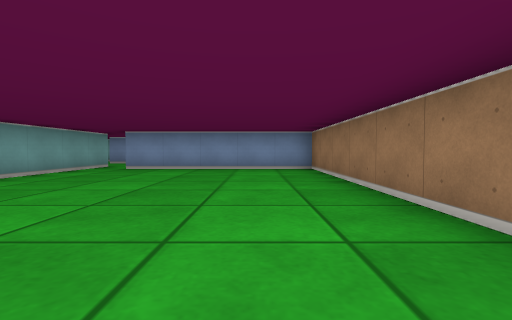
view 1 (above)

24 first-person views from a walk through a cub3D maze. The camera is about half as high as the walls, tilts 2° down and sees 85° across. The floor is counted in squares. Each view is taken from the middle of a square. On the plan, view 1 faces up. The plan holds only what a view shows up to about 9 squares ahead; the rest is blank.

view 2
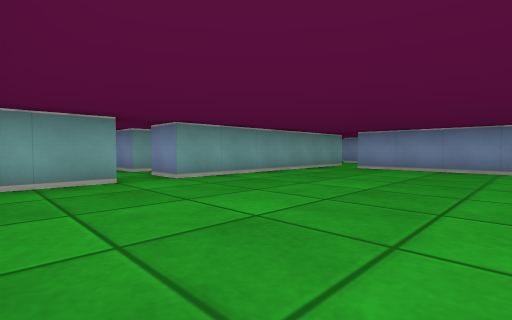

view 3
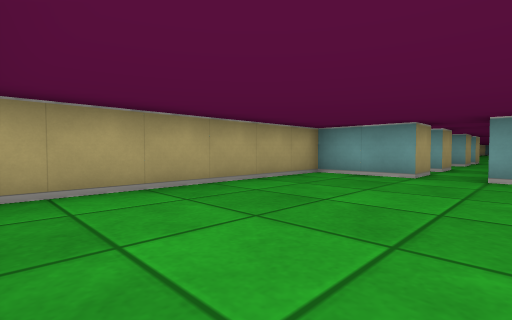

view 4
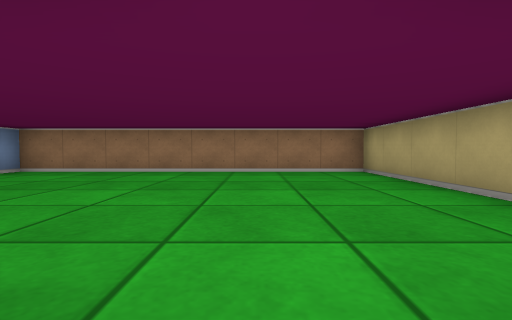

view 5
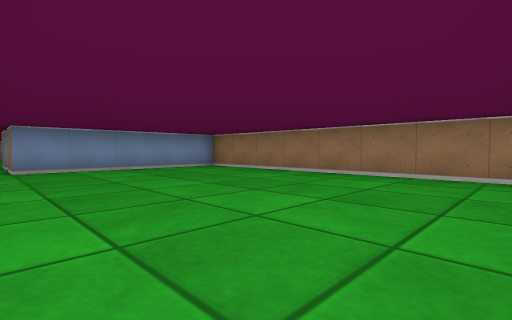

view 6
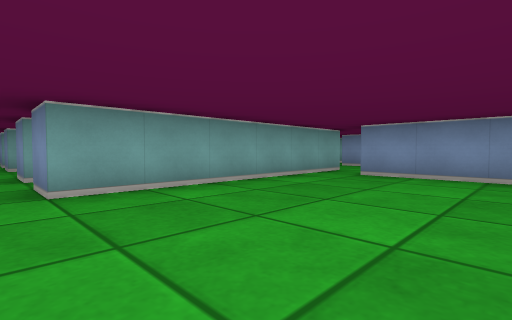

view 7
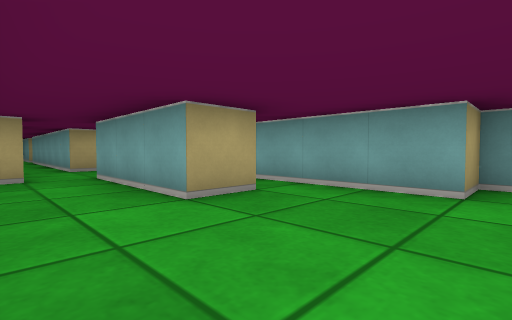

view 8
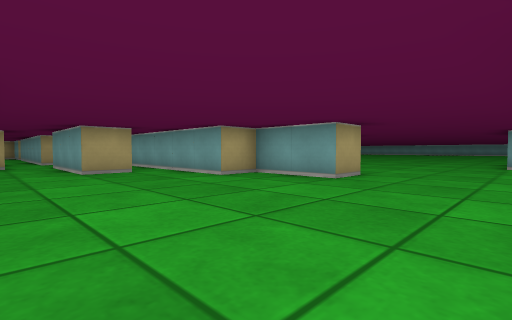

view 9
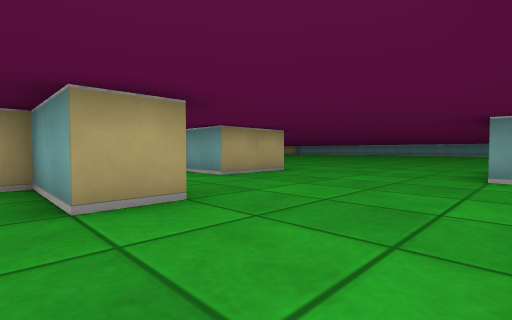

view 10
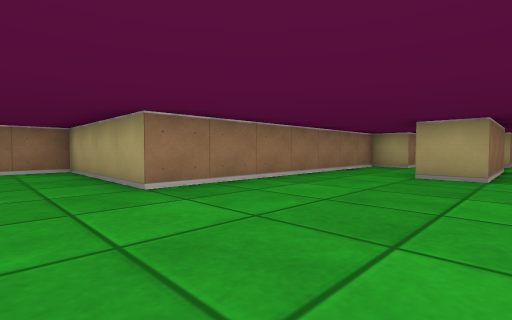

view 11
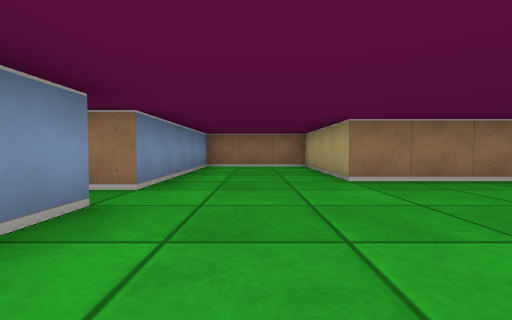

view 12
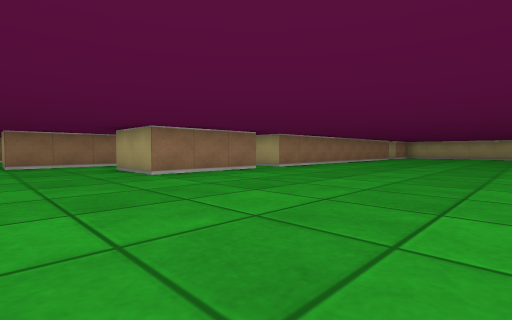

view 13
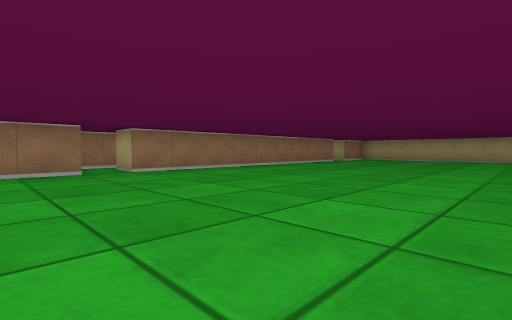

view 14
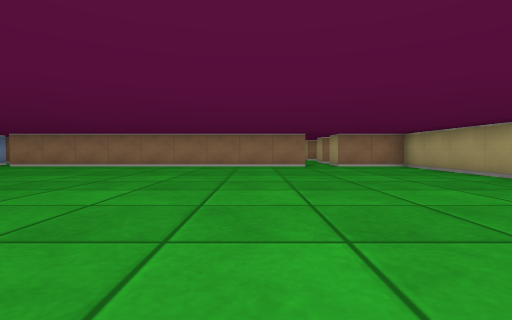

view 15
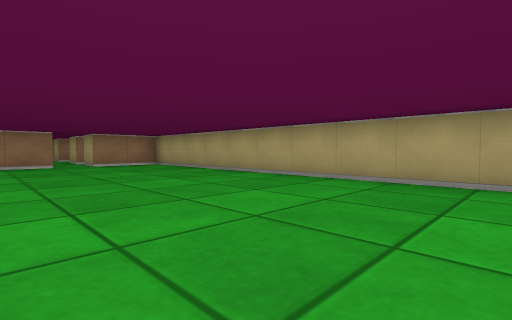

view 16
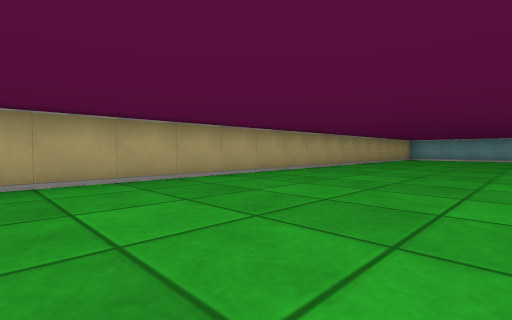

view 17
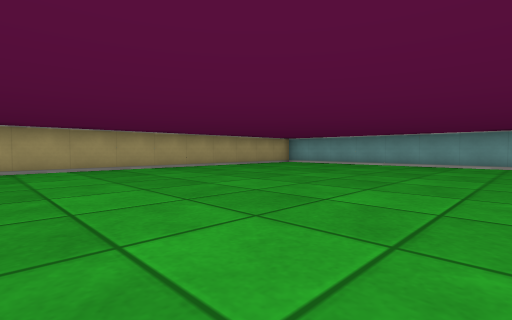

view 18
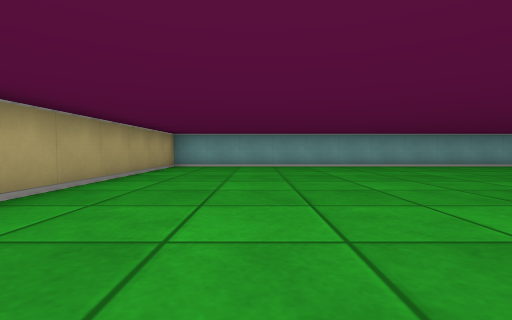

view 19
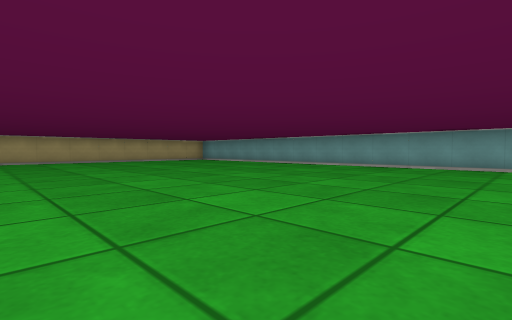

view 20
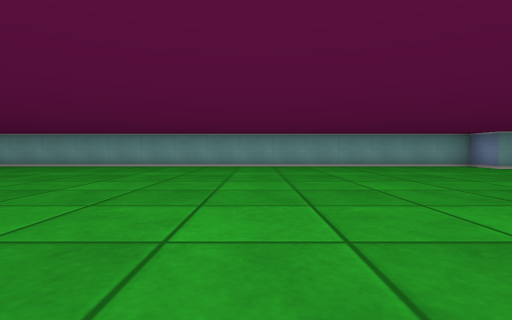

view 21
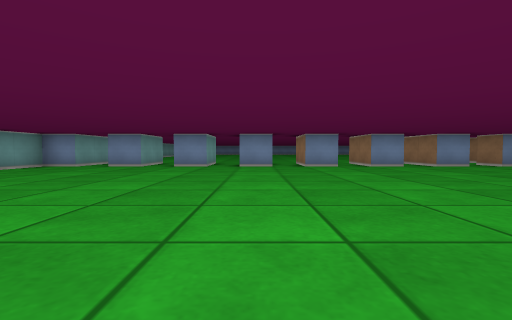

view 22
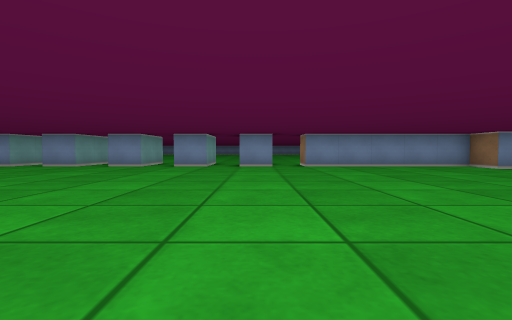

view 23
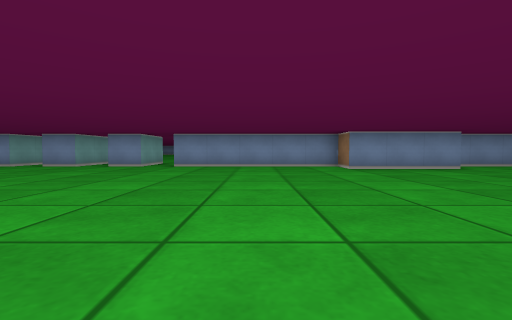

view 24
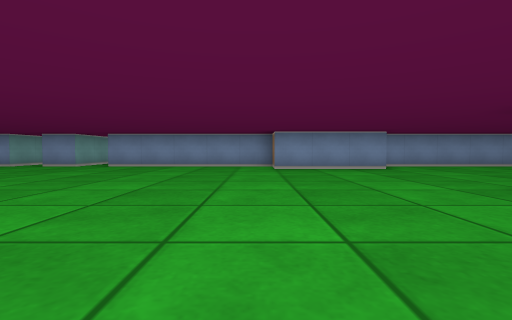

### Floor plan
Points are (right, up) in squares from view 1. A wall is a line through its corners. A room is listed if a view was taken in it or the views show most of it. See-through windows are left out.
Room 1 (views 1, 2, 3, 4, 5, 6)
walls: (-5.5, 1.5) (-4.5, 1.5) (-4.5, -0.5) (1.5, -0.5) (1.5, 7.5) (-3.5, 7.5) (-3.5, 8.5); (-4.5, 8.5) (-4.5, 2.5) (-5.5, 2.5)
ways out: opening at (-5, 2) to room 2; opening at (-4, 8)
Room 2 (views 7, 8, 9, 10, 11, 12, 13, 14, 15, 16, 17, 18, 19, 20, 21, 22, 23, 24)
walls: (-12.5, 12.4) (-12.5, 15.5) (-10.5, 15.5) (-10.5, 14.1); (-21.5, 20.5) (-22.5, 20.5); (-23.5, 20.5) (-24.5, 20.5); (-25.5, 20.5) (-26.5, 20.5); (-27.5, 20.5) (-28.5, 20.5); (-12.5, 2.5) (-12.5, 11.5); (-12.4, 19.5) (-15.5, 19.5) (-15.5, 20.5) (-20.5, 20.5); (-29.5, 20.5) (-30.5, 20.5); (-8.5, 14.8) (-8.5, 17.5) (-7.5, 17.5) (-7.5, 15.5) (-6.5, 15.5) (-6.5, 10.9); (-31.5, 20.5) (-32.5, 20.5); (-5.5, 10.5) (-5.5, 13.5) (-4.5, 13.5) (-4.5, 10.5); (-33.5, 20.5) (-34.5, 20.5) (-34.5, -0.5) (-12.5, -0.5) (-12.5, 1.5); (-5.5, 7.8) (-5.5, 8.5); (-8.1, 20.5) (-12.1, 20.5); (-6.5, 3) (-6.5, 2.5); (-3.5, 9.5) (-3.5, 10.5) (-2.5, 10.5) (-2.5, 17.5) (1.5, 17.5) (1.5, 20.5) (-3.5, 20.5); (-4.5, 20.5) (-5.4, 20.5)
ways out: opening at (-5, 2) to room 1; opening at (-33, 21.5); opening at (-31, 21.5); opening at (-29, 21.5); opening at (-27, 21.5); opening at (-25, 21.5); opening at (-23, 21.5); opening at (-21, 21); opening at (-12, 2); opening at (-12, 12); opening at (-7, 2); opening at (-5, 9.5); opening at (-4, 9); opening at (-4, 21.5)

Positions as (right, up) in squares from view 1, and headings:
1: (0, 0), facing up
2: (0, 0), facing up-left
3: (1, 3), facing down-left
4: (-5, 2), facing right
5: (-4, 0), facing up-right
6: (-1, 2), facing up-left
7: (-3, 16), facing down-left
8: (-3, 20), facing down-left
9: (-7, 20), facing down-left
10: (-6, 19), facing down-right
11: (-7, 19), facing right
12: (-18, 18), facing down-right
13: (-19, 14), facing down-right
14: (-21, 4), facing right
15: (-22, 4), facing down-right
16: (-19, 4), facing down-left
17: (-25, 7), facing down-left
18: (-26, 2), facing left
19: (-26, 12), facing down-left
20: (-26, 14), facing left
21: (-28, 12), facing up
22: (-22, 12), facing up
23: (-18, 12), facing up
24: (-16, 12), facing up
